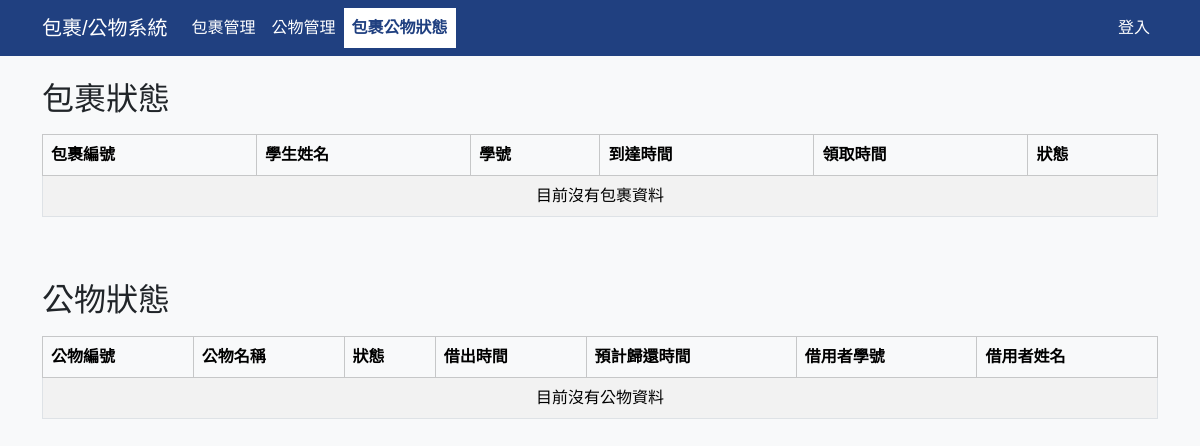
Before: /state.php with the older database file.
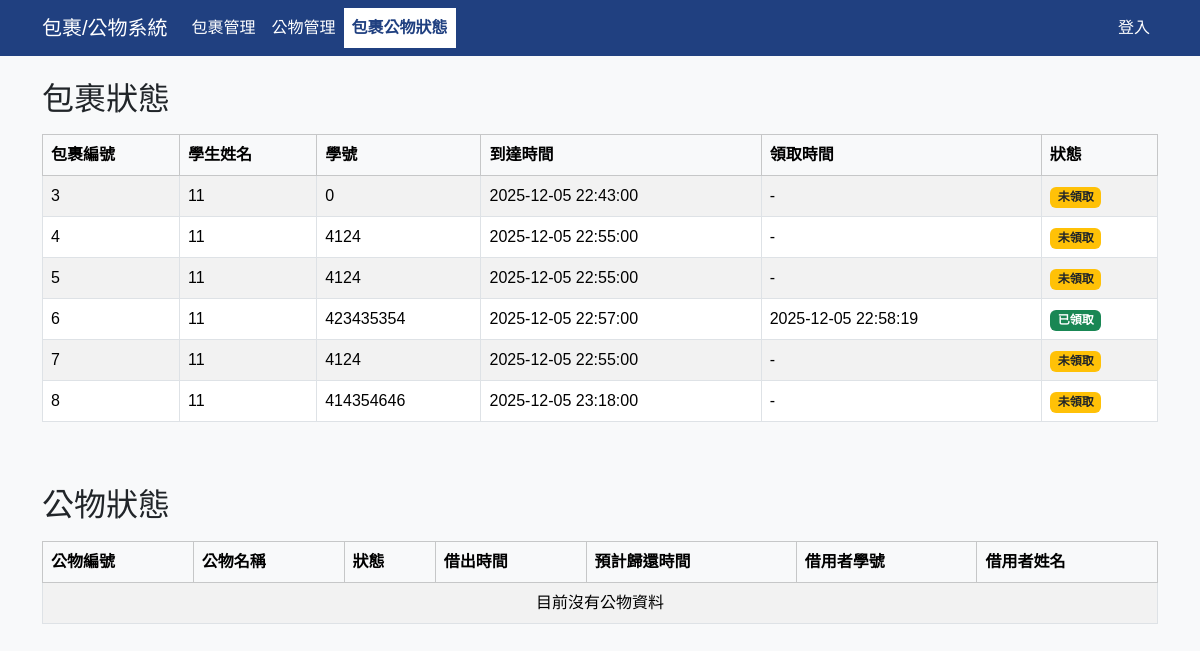
After: the same page with the newer database file.
### tables this page shows
CREATE TABLE `package` (
  `package_id` int(255) NOT NULL,
  `student_name` varchar(30) NOT NULL,
  `student_id` int(11) NOT NULL,
  `arrive_time` datetime NOT NULL,
  `receive_time` datetime DEFAULT NULL,
  `state` varchar(10) NOT NULL DEFAULT 'N',
  `image_path` varchar(255) DEFAULT NULL
);

### state.php (the view, shortened to what this page needs)
<?php
require 'config/db.php';
$packageSql    = "SELECT * FROM package ORDER BY package_id ASC";
$packageResult = mysqli_query($conn, $packageSql);
$publicSql    = "SELECT * FROM public ORDER BY public_id ASC";
$publicResult = mysqli_query($conn, $publicSql);
include 'includes/header.php';
?>
<div class="container mt-4 mb-5">
  <h2 class="mb-3">包裹狀態</h2>
  <div class="table-responsive mb-5">
    <table class="table table-striped table-bordered align-middle">
      <thead class="table-light">
        <tr>
          <th>包裹編號</th>
          <th>學生姓名</th>
          <th>學號</th>
          <th>到達時間</th>
          <th>領取時間</th>
          <th>狀態</th>
        </tr>
      </thead>
      <tbody>
        <?php if ($packageResult && mysqli_num_rows($packageResult) > 0): ?>
          <?php while ($row = mysqli_fetch_assoc($packageResult)): ?>
            <?php
              $stateText  = ($row['state'] === 'Y') ? '已領取' : '未領取';
              $stateBadge = ($row['state'] === 'Y') ? 'bg-success' : 'bg-warning text-dark';
            ?>
            <tr>
              <td><?= htmlspecialchars($row['package_id']) ?></td>
              <td><?= htmlspecialchars($row['student_name']) ?></td>
              <td><?= htmlspecialchars($row['student_id']) ?></td>
              <td><?= htmlspecialchars($row['arrive_time']) ?></td>
              <td><?= $row['receive_time'] ? htmlspecialchars($row['receive_time']) : '-' ?></td>
              <td>
                <span class="badge <?= $stateBadge ?>"><?= $stateText ?></span>
              </td>
            </tr>
          <?php endwhile; ?>
        <?php else: ?>
          <tr>
            <td colspan="6" class="text-center">目前沒有包裹資料</td>
          </tr>
        <?php endif; ?>
      </tbody>
    </table>
  </div>
  <h2 class="mb-3">公物狀態</h2>
  <div class="table-responsive">
    <table class="table table-striped table-bordered align-middle">
      <thead class="table-light">
        <tr>
          <th>公物編號</th>
          <th>公物名稱</th>
          <th>狀態</th>
          <th>借出時間</th>
          <th>預計歸還時間</th>
          <th>借用者學號</th>
          <th>借用者姓名</th>
        </tr>
      </thead>
      <tbody>
        <?php if ($publicResult && mysqli_num_rows($publicResult) > 0): ?>
          <?php while ($row = mysqli_fetch_assoc($publicResult)): ?>
            <?php
              $stateText  = ($row['state'] === 'Y') ? '在庫可借' : '已借出';
              $stateBadge = ($row['state'] === 'Y') ? 'bg-success' : 'bg-danger';
            ?>
            <tr>
              <td><?= htmlspecialchars($row['public_id']) ?></td>
              <td><?= htmlspecialchars($row['public_name']) ?></td>
              <td><span class="badge <?= $stateBadge ?>"><?= $stateText ?></span></td>
              <td><?= $row['borrow_time'] ? htmlspecialchars($row['borrow_time']) : '-' ?></td>
              <td><?= $row['expected_return_time'] ? htmlspecialchars($row['expected_return_time']) : '-' ?></td>
              <td><?= $row['borrower_id'] ? htmlspecialchars($row['borrower_id']) : '-' ?></td>
              <td><?= $row['borrower_name'] ? htmlspecialchars($row['borrower_name']) : '-' ?></td>
            </tr>
          <?php endwhile; ?>
        <?php else: ?>
          <tr>
            <td colspan="7" class="text-center">目前沒有公物資料</td>
          </tr>
        <?php endif; ?>
      </tbody>
    </table>
  </div>
</div>
</body>
</html>

Changed rows visible on the page:
added package: package_id "3", student_name "11", student "0", arrive_time "2025-12-05 22:43:00", state "未領取"
added package: package_id "4", student_name "11", student "4124", arrive_time "2025-12-05 22:55:00", state "未領取"
added package: package_id "5", student_name "11", student "4124", arrive_time "2025-12-05 22:55:00", state "未領取"
added package: package_id "6", student_name "11", student "423435354", arrive_time "2025-12-05 22:57:00", receive_time "2025-12-05 22:58:19", state "已領取"
added package: package_id "7", student_name "11", student "4124", arrive_time "2025-12-05 22:55:00", state "未領取"
added package: package_id "8", student_name "11", student "414354646", arrive_time "2025-12-05 23:18:00", state "未領取"
Other visible differences:
text no longer shown: "目前沒有包裹資料"
